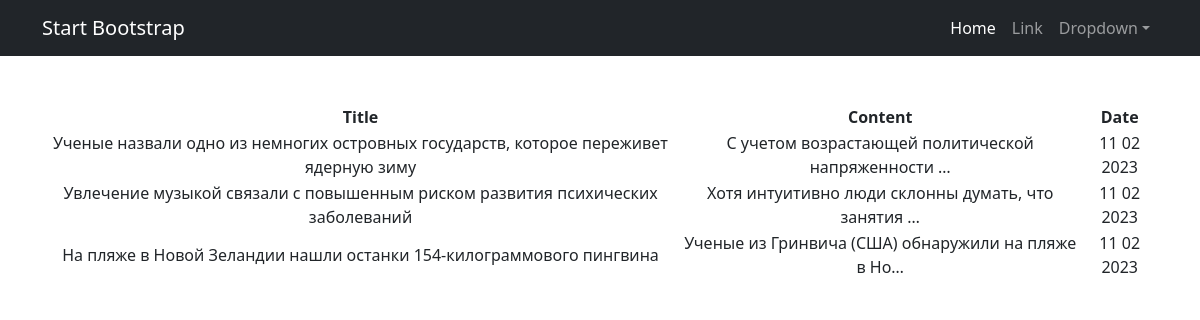
The page /news/ on the database as committed earlier.
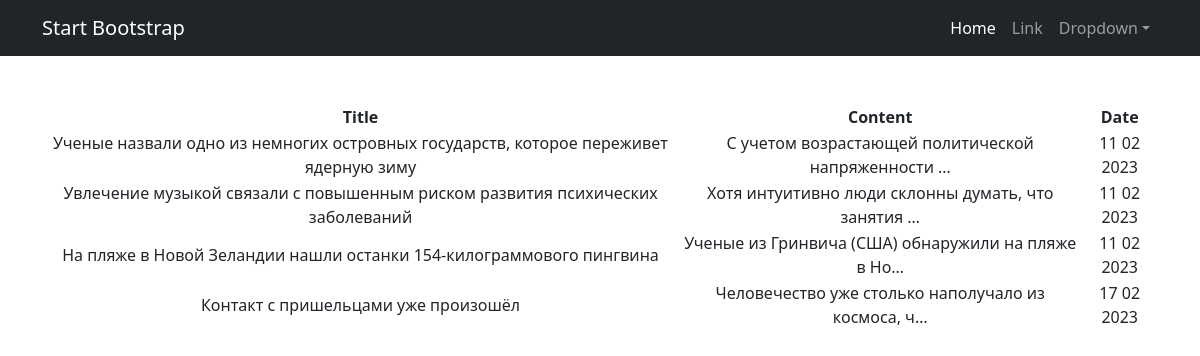
The same page on the database as committed later.
### news_paper/models.py (models this page shows, shortened)
class Post(models.Model):
    author = models.ForeignKey(Author, on_delete=models.CASCADE)
    record = models.CharField(max_length=20, help_text='Публикация', choices=[('A', 'article'), ('N', 'news')])
    date_time = models.DateTimeField(auto_now_add=True)
    category = models.ManyToManyField(Category)
    title = models.CharField(max_length=100, help_text='Заголовок статьи/новости')
    text = models.TextField(help_text='Текст статьи/новости')
    rating = models.PositiveSmallIntegerField()

### news_paper/views.py (the view)
# urls.py: path('news/', News.as_view(), name='news'),
class News(ListView):
    model = Post
    template_name = 'news.html'
    context_object_name = 'news'
    def get_context_data(self, *, object_list=None, **kwargs):
        context = super().get_context_data(**kwargs)
        context['data'] = datetime.date.today()
        return context

### templates/news.html (shortened to what this page needs)
{% extends 'default.html' %}
{% load custom_filters %}
{% block main %}
        <table>
        <thead>
            <tr>
                <th>Title</th>
                <th>Content</th>
                <th>Date</th>
            </tr>
        </thead>
    {% for item in news %}
        <tbody>
            <tr>
                <td>{{ item.title }}</td>
                <td>{{ item.text|truncatechars:50 }}</td>
                <td>{{ item.date_time|date:'d m Y' }}</td>
            </tr>
        </tbody>
    {% endfor %}
        </table>
{% endblock %}

### templates/default.html (shortened to what this page needs)
{% load static %}
<!DOCTYPE html>
<html lang="en">
    <head>
        <link href="{% static 'css/styles.css' %} " rel="stylesheet" />
    </head>
    <body>
        <nav class="navbar navbar-expand-lg navbar-dark bg-dark">
            <div class="container">
                <a class="navbar-brand" href="#">Start Bootstrap</a>
                <div class="collapse navbar-collapse" id="navbarSupportedContent">
                    <ul class="navbar-nav ms-auto mb-2 mb-lg-0">
                        <li class="nav-item"><a class="nav-link active" aria-current="page" href="#">Home</a></li>
                        <li class="nav-item"><a class="nav-link" href="#">Link</a></li>
                        <li class="nav-item dropdown">
                            <a class="nav-link dropdown-toggle" id="navbarDropdown" href="#" role="button" data-bs-toggle="dropdown" aria-expanded="false">Dropdown</a>
                        </li>
                    </ul>
                </div>
            </div>
        </nav>
        <div class="container">
            <div class="text-center mt-5">
                {% block main %}{% endblock main %}
            </div>
        </div>
    </body>
</html>

Rows that differ between the two databases and show on the page:
added Post: title "Контакт с пришельцами уже произошёл", text "Человечество уже столько наполучало из космоса, ч…", date_time "17 02 2023"
